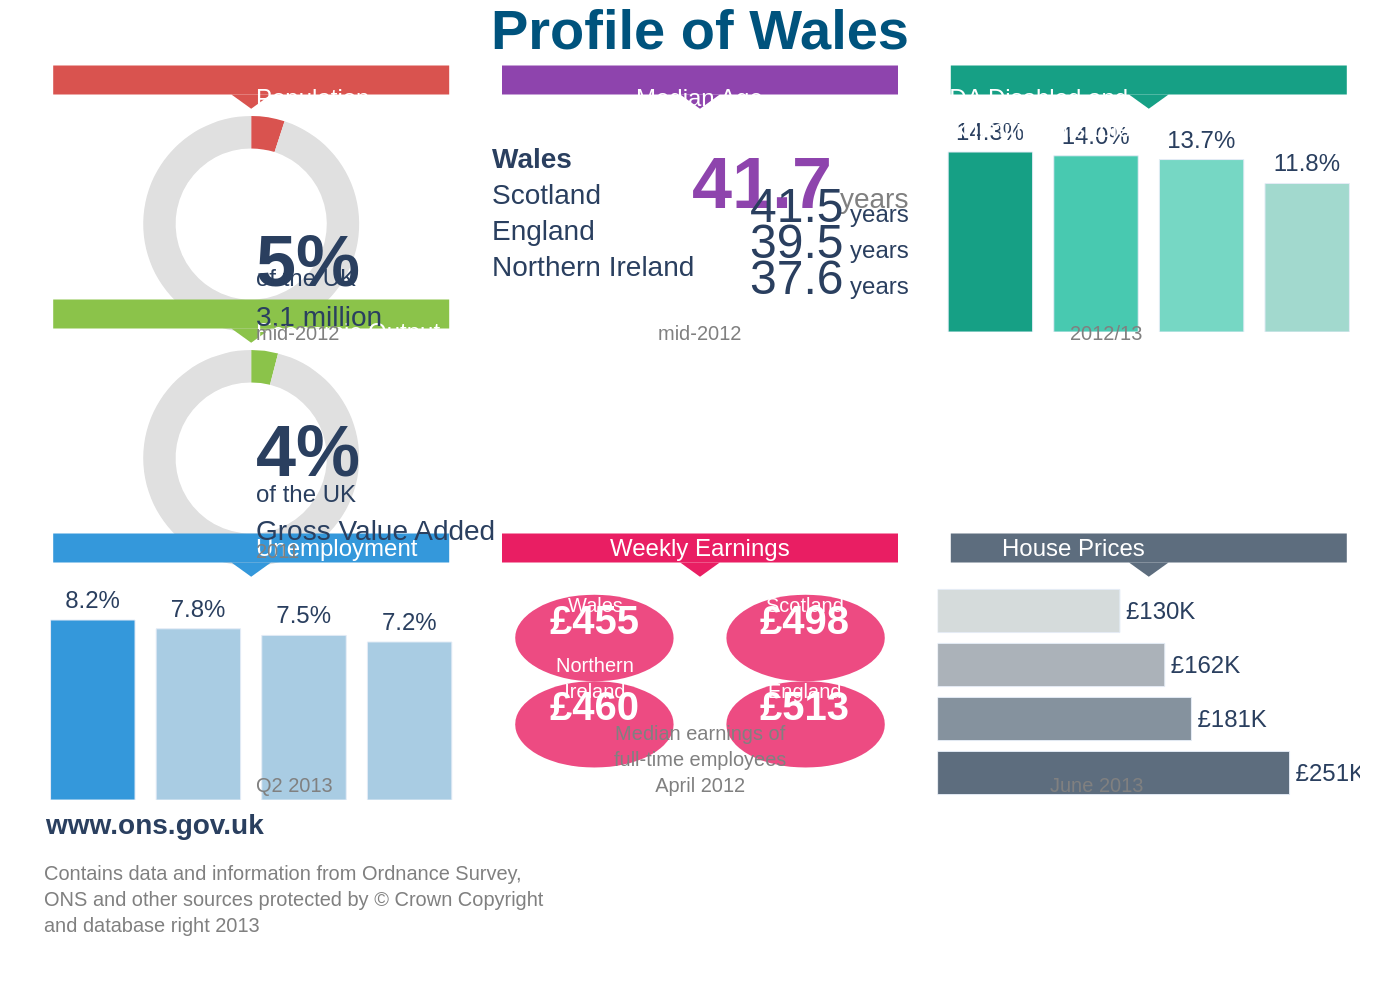

Write the Python code that produced this figure.
import sys
import json
import os
import plotly.graph_objects as go

if len(sys.argv) != 2:
    print("Usage: python script.py <path_to_json_file>")
    sys.exit(1)

json_path = sys.argv[1]
filename_base = os.path.splitext(os.path.basename(json_path))[0]

with open(json_path, 'r', encoding='utf-8') as f:
    chart_data = json.load(f)

texts = chart_data['texts']
charts = chart_data['charts']

fig = go.Figure()

# Define layout domains for each chart section
# [x_start, x_end, y_start, y_end]
domains = [
    [0.0, 0.32, 0.65, 0.95],      # 0: Population
    [0.34, 0.66, 0.65, 0.95],     # 1: Median Age
    [0.68, 1.0, 0.65, 0.95],      # 2: DDA Disabled
    [0.0, 0.32, 0.325, 0.625],    # 3: Economic Output
    [0.0, 0.32, 0.0, 0.3],        # 4: Unemployment
    [0.34, 0.66, 0.0, 0.3],        # 5: Weekly Earnings
    [0.68, 1.0, 0.0, 0.3]         # 6: House Prices
]

# --- Chart Titles ---
title_positions = [
    (0.16, 0.98), (0.5, 0.98), (0.84, 0.98),
    (0.16, 0.655),
    (0.16, 0.33), (0.5, 0.33), (0.84, 0.33)
]
chart_titles_data = [
    (charts[0]['title'], charts[0]['color']),
    (charts[1]['title'], charts[1]['color']),
    (charts[2]['title'], charts[2]['title_color']),
    (charts[3]['title'], charts[3]['color']),
    (charts[4]['title'], charts[4]['title_color']),
    (charts[5]['title'], charts[5]['color']),
    (charts[6]['title'], charts[6]['title_color'])
]

for i, (pos, (title, color)) in enumerate(zip(title_positions, chart_titles_data)):
    x, y = pos
    # Title Box
    fig.add_shape(type="rect", xref="paper", yref="paper",
                  x0=x - 0.15, y0=y, x1=x + 0.15, y1=y + 0.04,
                  fillcolor=color, line_width=0)
    # Title Pointer
    fig.add_shape(type="path", xref="paper", yref="paper",
                  path=f"M {x-0.015} {y} L {x} {y-0.02} L {x+0.015} {y} Z",
                  fillcolor=color, line_width=0)
    # Title Text
    fig.add_annotation(xref="paper", yref="paper", x=x, y=y + 0.02,
                       text=title, showarrow=False, font=dict(color="white", size=12, family="Arial"))

# --- Chart 0: Population (Donut) ---
c = charts[0]
d = domains[0]
fig.add_trace(go.Pie(
    values=c['data']['values'],
    hole=0.7,
    marker=dict(colors=[c['color'], '#e0e0e0']),
    domain=dict(x=[d[0], d[1]], y=[d[2], d[3]]),
    textinfo='none', hoverinfo='none', sort=False
))
fig.add_annotation(text=f"<b>{c['annotations']['center_value']}</b>",
                   xref="paper", yref="paper", x=(d[0]+d[1])/2, y=(d[2]+d[3])/2 + 0.01,
                   showarrow=False, font=dict(size=36, family="Arial"))
fig.add_annotation(text=c['annotations']['center_label'],
                   xref="paper", yref="paper", x=(d[0]+d[1])/2, y=(d[2]+d[3])/2 - 0.05,
                   showarrow=False, font=dict(size=12, family="Arial"))
fig.add_annotation(text=c['annotations']['bottom_label'],
                   xref="paper", yref="paper", x=(d[0]+d[1])/2, y=d[2] + 0.05,
                   showarrow=False, font=dict(size=14, family="Arial"))
fig.add_annotation(text=c['note'],
                   xref="paper", yref="paper", x=(d[0]+d[1])/2, y=d[2],
                   showarrow=False, font=dict(size=10, color="gray", family="Arial"))

# --- Chart 1: Median Age (Text) ---
c = charts[1]
d = domains[1]
y_pos = d[3] - 0.03
for item in c['data']:
    if item['label'] == "Wales":
        fig.add_annotation(text=f"<b>{item['label']}</b>",
                           xref="paper", yref="paper", x=d[0], y=y_pos,
                           xanchor='left', showarrow=False, font=dict(size=14, family="Arial"))
        fig.add_annotation(text=f"<b>{item['value']}</b><span style='font-size:14px;color:gray;'> {c['unit']}</span>",
                           xref="paper", yref="paper", x=d[1], y=y_pos,
                           xanchor='right', showarrow=False, font=dict(size=36, family="Arial", color=c['color']))
    else:
        fig.add_annotation(text=item['label'],
                           xref="paper", yref="paper", x=d[0], y=y_pos,
                           xanchor='left', showarrow=False, font=dict(size=14, family="Arial"))
        fig.add_annotation(text=f"{item['value']}<span style='font-size:12px;'> {c['unit']}</span>",
                           xref="paper", yref="paper", x=d[1], y=y_pos,
                           xanchor='right', showarrow=False, font=dict(size=24, family="Arial"))
    y_pos -= 0.05
fig.add_annotation(text=c['note'],
                   xref="paper", yref="paper", x=(d[0]+d[1])/2, y=d[2],
                   showarrow=False, font=dict(size=10, color="gray", family="Arial"))

# --- Chart 2: DDA Disabled (Bar) ---
c = charts[2]
d = domains[2]
categories = [item['category'] for item in c['data']]
values = [item['value'] for item in c['data']]
fig.add_trace(go.Bar(
    x=categories, y=values, marker_color=c['colors'],
    text=[f"{v}{c['unit']}" for v in values], textposition='outside',
    cliponaxis=False, hoverinfo='none',
    xaxis='x2', yaxis='y2'
))
fig.add_annotation(text=c['note'],
                   xref="paper", yref="paper", x=(d[0]+d[1])/2, y=d[2],
                   showarrow=False, font=dict(size=10, color="gray", family="Arial"))

# --- Chart 3: Economic Output (Donut) ---
c = charts[3]
d = domains[3]
fig.add_trace(go.Pie(
    values=c['data']['values'],
    hole=0.7,
    marker=dict(colors=[c['color'], '#e0e0e0']),
    domain=dict(x=[d[0], d[1]], y=[d[2], d[3]]),
    textinfo='none', hoverinfo='none', sort=False
))
fig.add_annotation(text=f"<b>{c['annotations']['center_value']}</b>",
                   xref="paper", yref="paper", x=(d[0]+d[1])/2, y=(d[2]+d[3])/2 + 0.01,
                   showarrow=False, font=dict(size=36, family="Arial"))
fig.add_annotation(text=c['annotations']['center_label'],
                   xref="paper", yref="paper", x=(d[0]+d[1])/2, y=(d[2]+d[3])/2 - 0.05,
                   showarrow=False, font=dict(size=12, family="Arial"))
fig.add_annotation(text=c['annotations']['bottom_label'],
                   xref="paper", yref="paper", x=(d[0]+d[1])/2, y=d[2] + 0.05,
                   showarrow=False, font=dict(size=14, family="Arial"))
fig.add_annotation(text=c['note'],
                   xref="paper", yref="paper", x=(d[0]+d[1])/2, y=d[2],
                   showarrow=False, font=dict(size=10, color="gray", family="Arial"))

# --- Chart 4: Unemployment (Bar) ---
c = charts[4]
d = domains[4]
categories = [item['category'] for item in c['data']]
values = [item['value'] for item in c['data']]
fig.add_trace(go.Bar(
    x=categories, y=values, marker_color=c['colors'],
    text=[f"{v}{c['unit']}" for v in values], textposition='outside',
    cliponaxis=False, hoverinfo='none',
    xaxis='x4', yaxis='y4'
))
fig.add_annotation(text=c['note'],
                   xref="paper", yref="paper", x=(d[0]+d[1])/2, y=d[2],
                   showarrow=False, font=dict(size=10, color="gray", family="Arial"))

# --- Chart 5: Weekly Earnings (Styled Text) ---
c = charts[5]
d = domains[5]
positions = [((d[0]+(d[1]-d[0])*0.25), (d[2]+(d[3]-d[2])*0.75)),
             ((d[0]+(d[1]-d[0])*0.75), (d[2]+(d[3]-d[2])*0.75)),
             ((d[0]+(d[1]-d[0])*0.25), (d[2]+(d[3]-d[2])*0.35)),
             ((d[0]+(d[1]-d[0])*0.75), (d[2]+(d[3]-d[2])*0.35))]
radius = 0.06
for i, item in enumerate(c['data']):
    x, y = positions[i]
    fig.add_shape(type="circle", xref="paper", yref="paper",
                  x0=x-radius, y0=y-radius, x1=x+radius, y1=y+radius,
                  fillcolor=c['color'], line_width=0, opacity=0.8)
    fig.add_annotation(text=item['label'], xref="paper", yref="paper", x=x, y=y+0.025,
                       showarrow=False, font=dict(color="white", size=10, family="Arial"))
    fig.add_annotation(text=f"<b>{item['value']}</b>", xref="paper", yref="paper", x=x, y=y-0.01,
                       showarrow=False, font=dict(color="white", size=20, family="Arial"))
fig.add_annotation(text=c['note'],
                   xref="paper", yref="paper", x=(d[0]+d[1])/2, y=d[2],
                   showarrow=False, font=dict(size=10, color="gray", family="Arial"))

# --- Chart 6: House Prices (Horizontal Bar) ---
c = charts[6]
d = domains[6]
categories = [item['category'] for item in c['data']]
values = [item['value'] for item in c['data']]
text_labels = [item['label'] for item in c['data']]
fig.add_trace(go.Bar(
    y=categories, x=values, orientation='h', marker_color=c['colors'],
    text=text_labels, textposition='outside', hoverinfo='none',
    xaxis='x6', yaxis='y6'
))
fig.add_annotation(text=c['note'],
                   xref="paper", yref="paper", x=(d[0]+d[1])/2, y=d[2],
                   showarrow=False, font=dict(size=10, color="gray", family="Arial"))

# --- Final Layout Updates ---
fig.update_layout(
    height=1100, width=800,
    title=dict(text=f"<b>{texts['title']}</b>", font=dict(size=28, color="#00537d", family="Arial"), x=0.5, y=0.99),
    showlegend=False,
    paper_bgcolor='white',
    plot_bgcolor='white',
    margin=dict(l=20, r=20, t=40, b=100),
    font=dict(family="Arial"),
    # Subplot axes
    xaxis2=dict(domain=domains[2][:2], anchor='y2', showticklabels=False, showgrid=False, zeroline=False, showline=False),
    yaxis2=dict(domain=domains[2][2:], anchor='x2', range=[0, max(v['value'] for v in charts[2]['data']) * 1.2], autorange=False, showticklabels=False, showgrid=False, zeroline=False, showline=False),
    xaxis4=dict(domain=domains[4][:2], anchor='y4', showticklabels=False, showgrid=False, zeroline=False, showline=False),
    yaxis4=dict(domain=domains[4][2:], anchor='x4', range=[0, max(v['value'] for v in charts[4]['data']) * 1.2], autorange=False, showticklabels=False, showgrid=False, zeroline=False, showline=False),
    xaxis6=dict(domain=domains[6][:2], anchor='y6', range=[0, max(v['value'] for v in charts[6]['data']) * 1.2], autorange=False, showticklabels=False, showgrid=False, zeroline=False, showline=False),
    yaxis6=dict(domain=domains[6][2:], anchor='x6', autorange="reversed", showticklabels=False, showgrid=False, zeroline=False, showline=False)
)

# --- Footer ---
fig.add_annotation(
    text=f"<b>{texts['source']}</b>",
    xref="paper", yref="paper",
    x=0, y=-0.06,
    xanchor='left', yanchor='bottom',
    showarrow=False,
    font=dict(size=14, family="Arial")
)
fig.add_annotation(
    text=texts['footer'],
    xref="paper", yref="paper",
    x=0, y=-0.08,
    xanchor='left', yanchor='top',
    align='left',
    showarrow=False,
    font=dict(size=10, family="Arial", color="gray")
)

fig.write_image(f"{filename_base}.png", scale=2)
